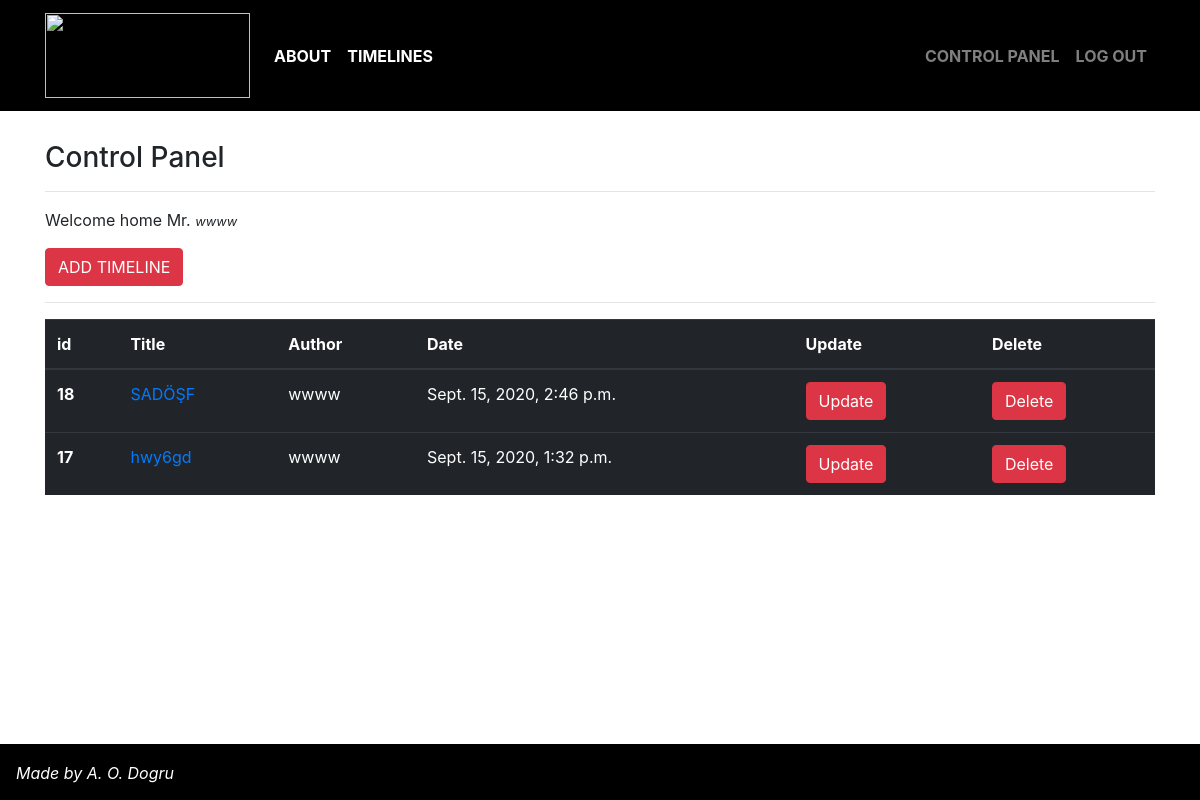
Screenshot of /timelines/dashboard/ (signed in) with the database file from the repository.
### timeline/models.py (models this page shows, shortened)
class Timeline(models.Model):
    author=models.ForeignKey("auth.User",on_delete=models.CASCADE)
    title=models.CharField(max_length=50)
    content=RichTextField()
    date=models.DateTimeField(auto_now_add=True)
    aimage=models.FileField(blank=True,null=True,verbose_name="Add picture")
    class Meta:
        ordering=['-date']

### timeline/views.py (the view)
# urls.py: path('dashboard/',views.dashboard, name="dashboard"),
@login_required(login_url="user:login")
def dashboard(request):
    timelines=Timeline.objects.filter(author=request.user)
    context={"timelines":timelines}
    return render(request,"dashboard.html",context)

### templates/dashboard.html
{% extends "layout.html" %}
{% block body %}
<h3>Control Panel</h3>
<hr>
<p>Welcome home Mr. <b><i><small>{{request.user.username}}</small></i></b></p>
<a href="/timelines/addtimeline"  class="btn btn-danger">ADD TIMELINE</a>
<hr>
{% if timelines %}
<table class="table table-dark">
    <thead>
      <tr>
        <th scope="col">id</th>
        <th scope="col">Title</th>
        <th scope="col">Author</th>
        <th scope="col">Date</th>
        <th scope="col">Update</th>
        <th scope="col">Delete</th>
      </tr>
    </thead>
    <tbody>
    {% for i in timelines  %}
    <tr>
            <th scope="row">{{i.id}}</th>
            <td> <a href="/timelines/timeline/{{i.id}}">{{i.title}}</a></td>
            <td>{{i.author}}</td>
            <td>{{i.date}}</td>
            <td><a  href="/timelines/update/{{i.id}}" class="btn btn-danger">Update</a></td>
            <td><a  href="/timelines/delete/{{i.id}}" class="btn btn-danger">Delete</a></td>
          </tr>
    {% endfor %}
    </tbody>
  </table>
{% else %}
<div class="alert alert-danger">You haven't posted any timeline yet</div>
{% endif %}
{% endblock body %}

### rows the page displays
Timeline: id "18", title "SADÖŞF", author "wwww", date "Sept. 15, 2020, 2:46 p.m."
Timeline: id "17", title "hwy6gd", author "wwww", date "Sept. 15, 2020, 1:32 p.m."

### other values shown
{{ request.user.username }} "wwww"
